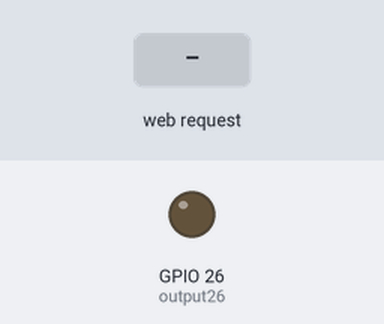
Simulated run of this sketch. Board: ESP32. Shown: output pins drawn as LEDs (lit = HIGH). Inputs (shaded band) come from the test bench. WiFi joins after 1.5 s; servers stay silent unless stated; what the sketch prints to the serial monitor is not drawn.

Above: at 2.7 s.
2.8 s: HTTP request GET /onRed received
At 3.3 s:
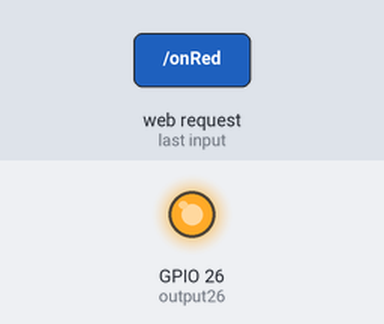
5.8 s: HTTP request GET /offRed received
At 6.8 s:
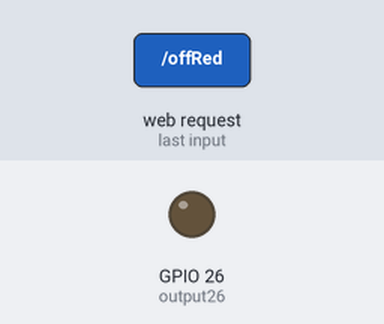
Timing chart, 0 to 8.8 s (numbered marks = the images above; inputs shaded):
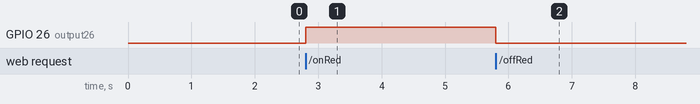

Measured:
- after the input at 2.8 s, GPIO 26 (output26): LOW → HIGH at once
- after the input at 5.8 s, GPIO 26 (output26): HIGH → LOW at once

The sketch:

esp32_webserver_ai2.ino
```cpp
/* ----------------------------- UART Setup ----------------------------- */
// ESP32 transmits data to KL25Z via UART2 (Serial2.write)
#define RXD2 16
#define TXD2 17

// Assign output variables to GPIO pins
const int output26 = 26;

// Timing variables
unsigned long currentTime = millis();
unsigned long previousTime = 0;
// Define timeout time in milliseconds (example: 2000ms = 2s)
const long timeoutTime = 2000;
int wait30 = 30000; // time to reconnect when connection is lost.

#define ESP32_LEDRED_ON 0b00000001U
#define ESP32_LEDRED_OFF 0b00000010U
#define ESP32_LEDGREEN_ON 0b00000011U
#define ESP32_LEDGREEN_OFF 0b00000100U

#define ESP32_MOVE_STOP 0b00110000U
#define ESP32_MOVE_FORWARD 0b00110001U
#define ESP32_MOVE_BACK 0b00110010U
#define ESP32_MOVE_LEFT 0b00110011U
#define ESP32_MOVE_RIGHT 0b00110100U

#define ESP32_MODE_MANUAL 0b11110000U
#define ESP32_MODE_AUTO 0b11110001U

#define ESP32_MISC_RESERVED 0b11000000U
#define ESP32_MISC_CONNECTED 0b11000001U
#define ESP32_MISC_TESTING_ON 0b11000010U
#define ESP32_MISC_TESTING_OFF 0b11000011U

/* ----------------------------- Wifi Setup ----------------------------- */
#include <WiFi.h>
// Replace with your network credentials, change to 2.4Ghz if using Hotspot
const char* ssid = "username";
const char* password = "password"; //Actual username and password omitted due to privacy reasons

// Set web server port number to 80
WiFiServer server(80);

// Variable to store the HTTP request
String response, ip_address;

// Auxiliary variables to store the current output state
String output26State = "off";

// check using ipconfig (Windows cmd)
IPAddress local_IP(192,168,151,156);   // ensure no clashing IP
// Gateway IP address
IPAddress gateway(192,168,151,139);     // 1,1 at the end
IPAddress subnet(255, 255, 255, 0);
IPAddress primaryDNS(8, 8, 8, 8);
IPAddress secondaryDNS(8, 8, 4, 4);

void setup() {
  Serial.begin(115200);
  Serial2.begin(9600, SERIAL_8N1, RXD2, TXD2);
  // Initialize the output variables as outputs
  pinMode(output26, OUTPUT);
  // Set outputs to LOW
  digitalWrite(output26, LOW);

  // Connect to Wi-Fi network with SSID and password
  Serial.print("Connecting to ");
  Serial.println(ssid);

  // Configure Static IP
  if (!WiFi.config(local_IP, gateway, subnet, primaryDNS, secondaryDNS))
  {
    Serial.println("Static IP failed to configure");
  }

  WiFi.begin(ssid, password);
  while (WiFi.status() != WL_CONNECTED) {
    delay(500);
    Serial.print(".");
  }

  // Print local IP address and start web server
  Serial.println("");
  Serial.println("WiFi connected.");
  Serial.println("IP address: ");
  ip_address = WiFi.localIP().toString();
  Serial.println(ip_address);
  server.begin();
}

void loop() {

// If disconnected, try to reconnect every 30 seconds.
  if ((WiFi.status() != WL_CONNECTED) && (millis() > wait30)) {
    Serial.println("Trying to reconnect WiFi...");
    WiFi.disconnect();
    WiFi.begin(ssid, password);
    wait30 = millis() + 30000;
  }

  // Check if a client has connected..
  WiFiClient client = server.available();
  if (!client) {
    return;
  }

  Serial.print("New client: ");
  Serial.println(client.remoteIP());

  // Read the information sent by the client.
  String req = client.readStringUntil('\r');
  Serial.println(req);

  // Make the client's request.

  /* ------------------- Debugging Purposes  ------------------- */
  if(req.indexOf("status") != -1)
  {
    response = "WiFi Connected: " + ip_address;
  }

  if(req.indexOf("onRed") != -1)
  {
    digitalWrite(output26, HIGH);
    response = "TESTING RED LED, ON";
    Serial2.write(ESP32_MISC_TESTING_ON);
  }

  if(req.indexOf("offRed") != -1)
  {
    digitalWrite(output26, LOW);
    response = "TESTING RED LED, OFF";
    Serial2.write(ESP32_MISC_TESTING_OFF);
  }

  if (req.indexOf("connected") != -1)
  {
    response = "CONNECTED";
    Serial2.write(ESP32_MISC_CONNECTED);
  }

  /* ------------------- Movement  ------------------- */

  if(req.indexOf("moveStop") != -1)
  {
    response = "MOVE STOP";
    Serial2.write(ESP32_MOVE_STOP);
  }

  if(req.indexOf("moveForward") != -1)
  {
    response = "MOVE FORWARD";
    Serial2.write(ESP32_MOVE_FORWARD);
  }

  if(req.indexOf("moveLeft") != -1)
  {
    response = "MOVE LEFT";
    Serial2.write(ESP32_MOVE_LEFT);
  }

  if(req.indexOf("moveRight") != -1)
  {
    response = "MOVE RIGHT";
    Serial2.write(ESP32_MOVE_RIGHT);
  }

  if(req.indexOf("moveBack") != -1)
  {
    response = "MOVE BACK";
    Serial2.write(ESP32_MOVE_BACK);
  }

  if(req.indexOf("selfDriveStart") != -1)
  {
    response = "SELF DRIVE START";
    Serial2.write(ESP32_MODE_AUTO);
  }

  if(req.indexOf("selfDriveStop") != -1)
  {
    response = "SELF DRIVE STOP";
    Serial2.write(ESP32_MODE_MANUAL);
  }

  client.println("HTTP/1.1 200 OK");
  client.println("Content-Type: text/html");
  client.println("");
  client.println(response); //  Return status.

  client.flush();
  client.stop();
  Serial.println("Client disconnected.");
}
```
